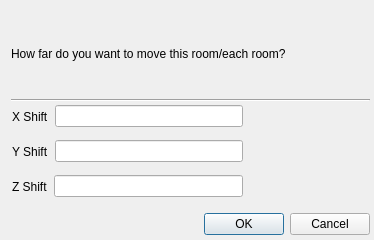
<ui version="4.0" >
 <class>MovementDialog</class>
 <widget class="QDialog" name="MovementDialog" >
  <property name="geometry" >
   <rect>
    <x>0</x>
    <y>0</y>
    <width>374</width>
    <height>240</height>
   </rect>
  </property>
  <property name="windowTitle" >
   <string>Dialog</string>
  </property>
  <widget class="QDialogButtonBox" name="buttonBox" >
   <property name="geometry" >
    <rect>
     <x>11</x>
     <y>208</y>
     <width>359</width>
     <height>32</height>
    </rect>
   </property>
   <property name="orientation" >
    <enum>Qt::Horizontal</enum>
   </property>
   <property name="standardButtons" >
    <set>QDialogButtonBox::Cancel|QDialogButtonBox::NoButton|QDialogButtonBox::Ok</set>
   </property>
  </widget>
  <widget class="Line" name="line" >
   <property name="geometry" >
    <rect>
     <x>11</x>
     <y>92</y>
     <width>359</width>
     <height>16</height>
    </rect>
   </property>
   <property name="orientation" >
    <enum>Qt::Horizontal</enum>
   </property>
  </widget>
  <widget class="QLabel" name="label_4" >
   <property name="geometry" >
    <rect>
     <x>11</x>
     <y>21</y>
     <width>359</width>
     <height>65</height>
    </rect>
   </property>
   <property name="text" >
    <string>How far do you want to move this room/each room?</string>
   </property>
  </widget>
  <widget class="QWidget" name="" >
   <property name="geometry" >
    <rect>
     <x>12</x>
     <y>102</y>
     <width>231</width>
     <height>29</height>
    </rect>
   </property>
   <layout class="QHBoxLayout" >
    <item>
     <widget class="QLabel" name="label" >
      <property name="text" >
       <string>X Shift</string>
      </property>
     </widget>
    </item>
    <item>
     <widget class="QLineEdit" name="lineEdit_x" />
    </item>
   </layout>
  </widget>
  <widget class="QWidget" name="" >
   <property name="geometry" >
    <rect>
     <x>12</x>
     <y>137</y>
     <width>231</width>
     <height>29</height>
    </rect>
   </property>
   <layout class="QHBoxLayout" >
    <item>
     <widget class="QLabel" name="label_2" >
      <property name="text" >
       <string>Y Shift</string>
      </property>
     </widget>
    </item>
    <item>
     <widget class="QLineEdit" name="lineEdit_y" />
    </item>
   </layout>
  </widget>
  <widget class="QWidget" name="" >
   <property name="geometry" >
    <rect>
     <x>12</x>
     <y>172</y>
     <width>231</width>
     <height>29</height>
    </rect>
   </property>
   <layout class="QHBoxLayout" >
    <item>
     <widget class="QLabel" name="label_3" >
      <property name="text" >
       <string>Z Shift</string>
      </property>
     </widget>
    </item>
    <item>
     <widget class="QLineEdit" name="lineEdit_z" />
    </item>
   </layout>
  </widget>
 </widget>
 <resources/>
 <connections>
  <connection>
   <sender>buttonBox</sender>
   <signal>accepted()</signal>
   <receiver>MovementDialog</receiver>
   <slot>accept()</slot>
   <hints>
    <hint type="sourcelabel" >
     <x>248</x>
     <y>254</y>
    </hint>
    <hint type="destinationlabel" >
     <x>157</x>
     <y>274</y>
    </hint>
   </hints>
  </connection>
  <connection>
   <sender>buttonBox</sender>
   <signal>rejected()</signal>
   <receiver>MovementDialog</receiver>
   <slot>reject()</slot>
   <hints>
    <hint type="sourcelabel" >
     <x>316</x>
     <y>260</y>
    </hint>
    <hint type="destinationlabel" >
     <x>286</x>
     <y>274</y>
    </hint>
   </hints>
  </connection>
 </connections>
</ui>
